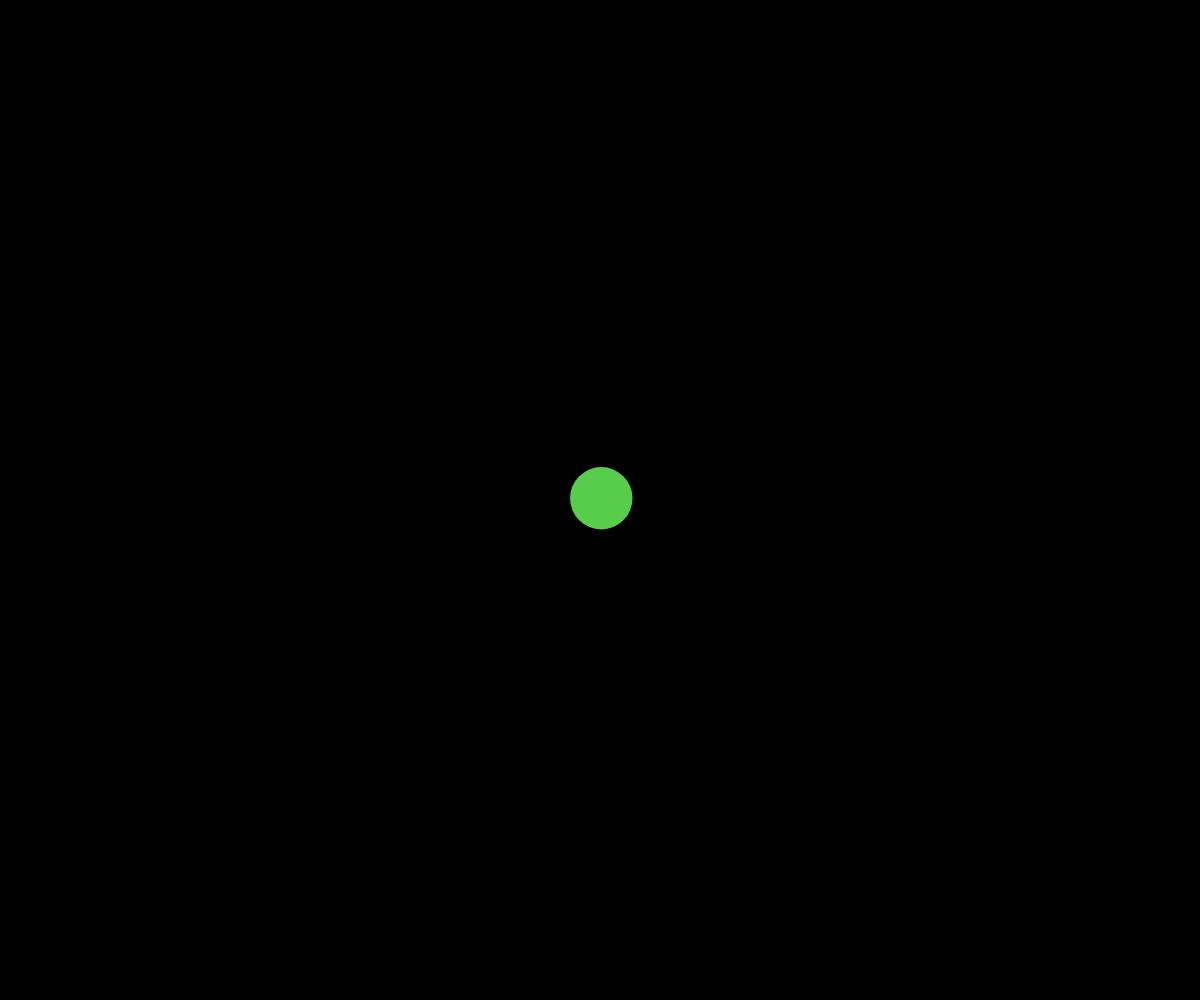
Frame 1 (no input)
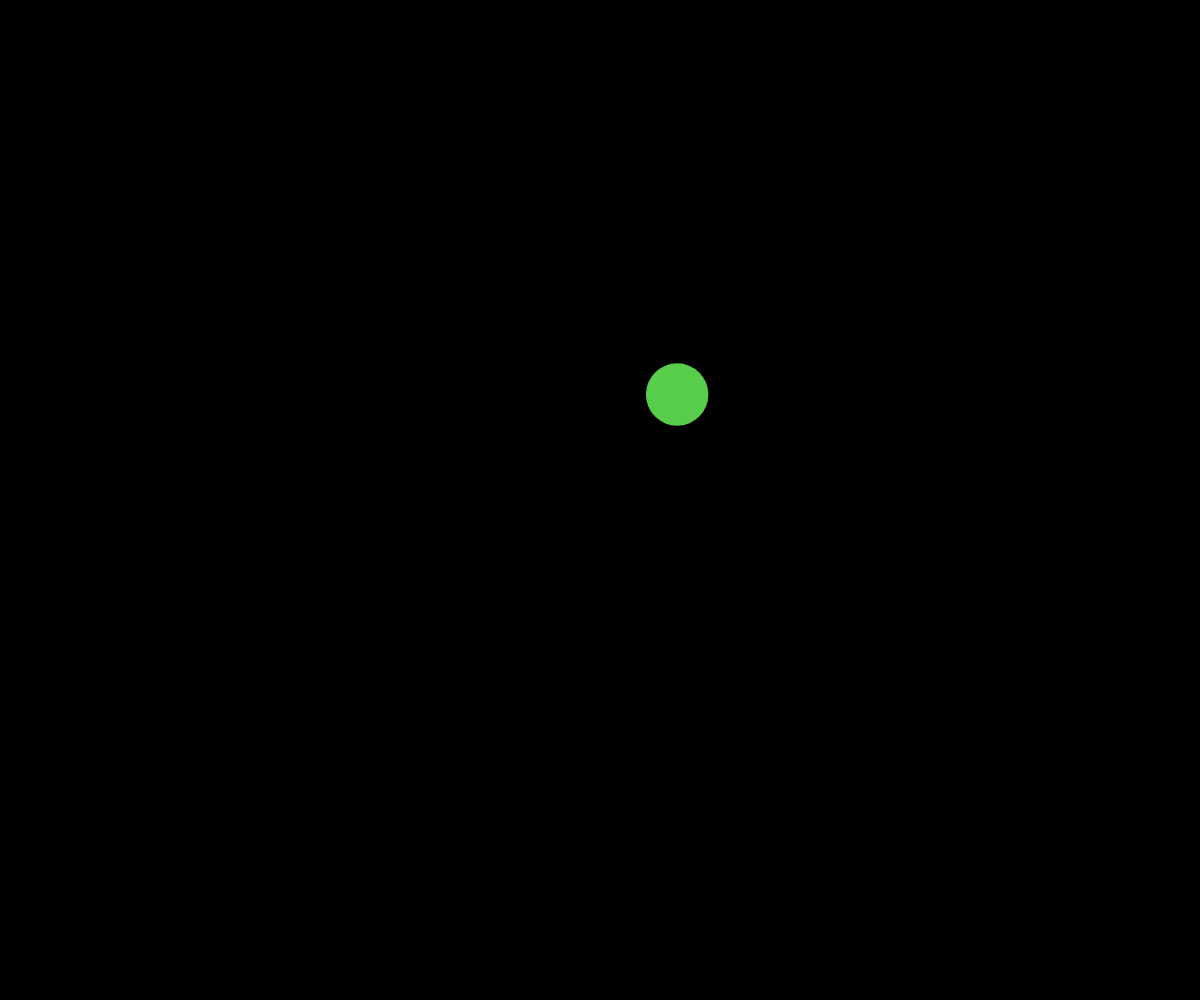
Frame 60 (no input)
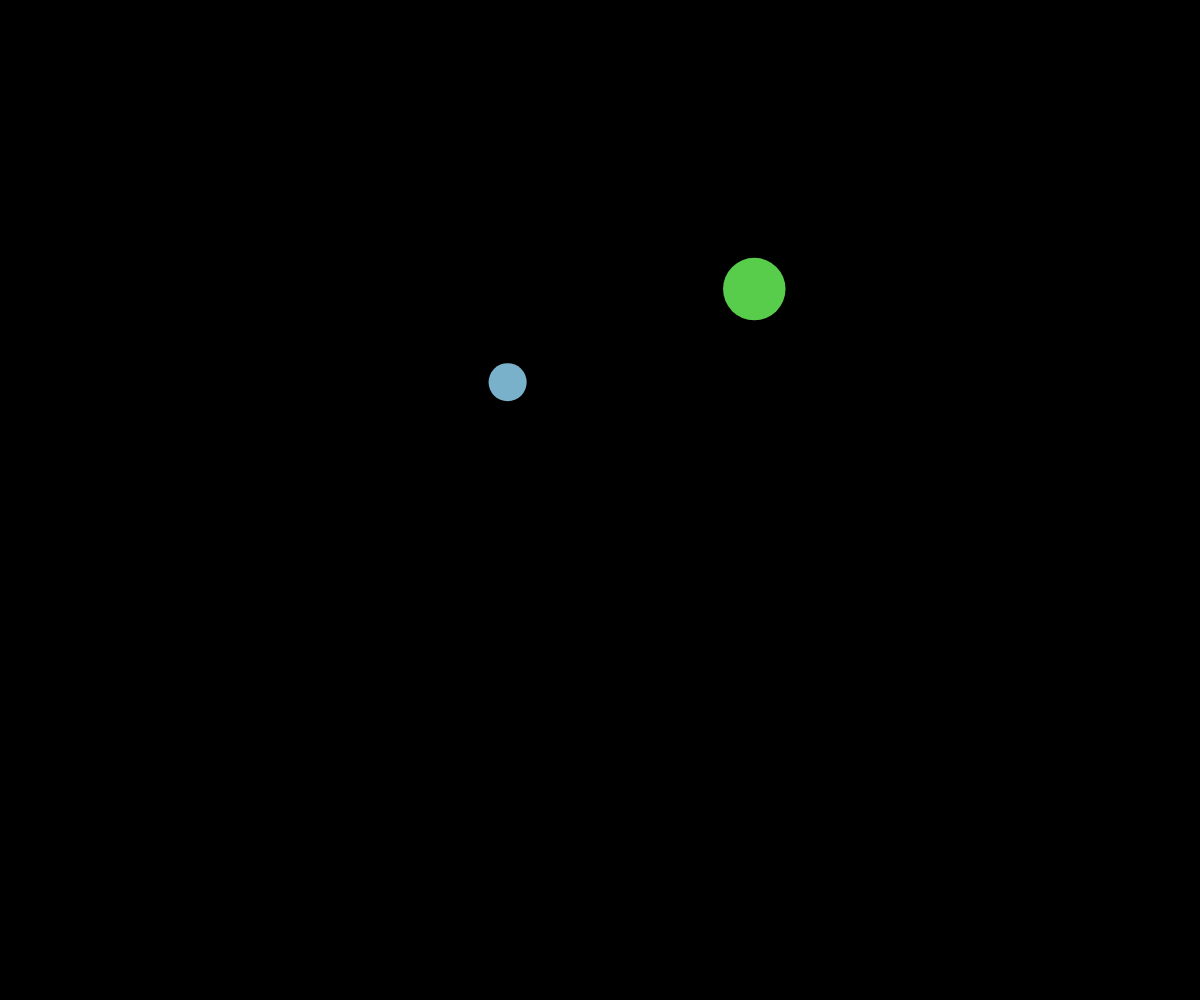
Frame 120 (the mouse pressed at the canvas centre since frame 60)

The p5.js sketch that drew these frames (run headless with seeded random() and noise() and a simulated clock; from frame 60 on, the mouse is pressed at the canvas centre):

// p5.js sketch
// ── sketch.js
let theBallArray = [];

function setup() {
  createCanvas(windowWidth, windowHeight);
  noStroke();
  spawnBall(width/2, height/2);
  // randomColor();
}

function draw() {
  background("black");
  moveCircle();
  showCircle();
  bounceIfNeeded();

  //console.log(y);
}

function mousePressed(){
  spawnBall(mouseX, mouseY);
}

function spawnBall(_x, _y){
  let newBall = {
    x: _x,
    y: _y,
    xSpeed: random(-3, 3),
    ySpeed: random(-3, 3),
    radius: random(25, 75),
    r: random(255),
    g: random(255),
    b: random(255),
  };
  theBallArray.push(newBall);
}

function moveCircle() {
  for (let ball of theBallArray){
    ball.x = ball.x + ball.xSpeed;
    ball.y += ball.ySpeed;
  }
}

function bounceIfNeeded(){
  for (let ball of theBallArray){
    if (ball.x < 0 + ball.radius || ball.x > width - ball.radius) {
      ball.xSpeed = ball.xSpeed * -1;
      randomColor(ball);
    }
    if (ball.y < 0 + ball.radius || ball.y > height - ball.radius) {
      ball.ySpeed = ball.ySpeed * -1;
      randomColor(ball);
    }
  }
}

function randomColor(theBall){
  theBall.r = random(255);
  theBall.g = random(255);
  theBall.b = random(255);
}

function showCircle(){
  for (let ball of theBallArray){
    fill(ball.r, ball.g, ball.b);
    circle(ball.x, ball.y, ball.radius); 
  }
}

//randomize color when hits a wall.
